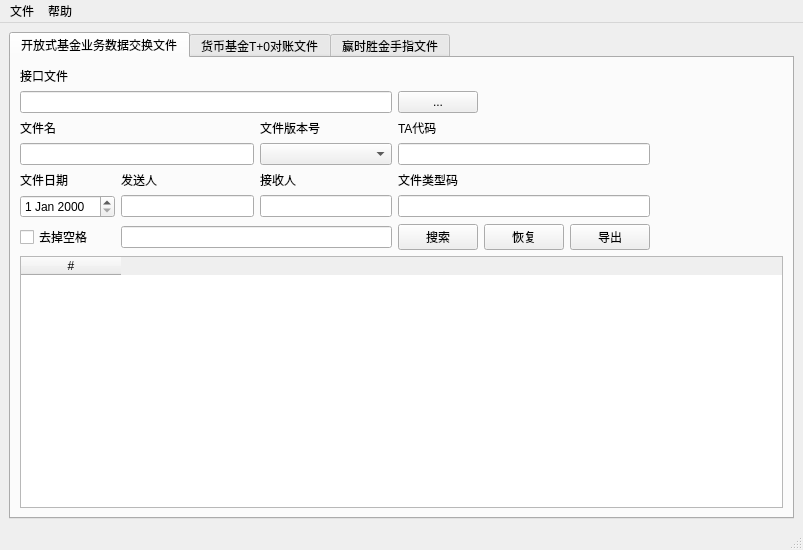
<?xml version="1.0" encoding="UTF-8"?>
<ui version="4.0">
 <class>MainWindow</class>
 <widget class="QMainWindow" name="MainWindow">
  <property name="geometry">
   <rect>
    <x>0</x>
    <y>0</y>
    <width>803</width>
    <height>550</height>
   </rect>
  </property>
  <property name="windowTitle">
   <string>金融业务数据交换文件查看器</string>
  </property>
  <widget class="QWidget" name="centralwidget">
   <layout class="QVBoxLayout" name="verticalLayout">
    <item>
     <widget class="QTabWidget" name="tabWidget">
      <property name="currentIndex">
       <number>0</number>
      </property>
      <widget class="QWidget" name="tab_open_fund_data">
       <attribute name="title">
        <string>开放式基金业务数据交换文件</string>
       </attribute>
       <layout class="QVBoxLayout" name="verticalLayout_4">
        <item>
         <layout class="QGridLayout" name="gridLayout">
          <item row="2" column="0" colspan="2">
           <widget class="QLabel" name="label_8">
            <property name="text">
             <string>文件名</string>
            </property>
           </widget>
          </item>
          <item row="7" column="3" colspan="3">
           <widget class="QLineEdit" name="lineEdit_file_type"/>
          </item>
          <item row="5" column="6">
           <spacer name="horizontalSpacer_3">
            <property name="orientation">
             <enum>Qt::Horizontal</enum>
            </property>
            <property name="sizeHint" stdset="0">
             <size>
              <width>40</width>
              <height>20</height>
             </size>
            </property>
           </spacer>
          </item>
          <item row="5" column="2">
           <widget class="QComboBox" name="comboBox_interface_version"/>
          </item>
          <item row="1" column="0" colspan="3">
           <widget class="QLineEdit" name="lineEdit_interface_file_path"/>
          </item>
          <item row="6" column="1">
           <widget class="QLabel" name="label">
            <property name="text">
             <string>发送人</string>
            </property>
           </widget>
          </item>
          <item row="7" column="1">
           <widget class="QLineEdit" name="lineEdit_sender"/>
          </item>
          <item row="6" column="2">
           <widget class="QLabel" name="label_5">
            <property name="text">
             <string>接收人</string>
            </property>
           </widget>
          </item>
          <item row="7" column="2">
           <widget class="QLineEdit" name="lineEdit_receiver"/>
          </item>
          <item row="1" column="3">
           <widget class="QPushButton" name="button_browse_file">
            <property name="text">
             <string>...</string>
            </property>
           </widget>
          </item>
          <item row="0" column="0" colspan="3">
           <widget class="QLabel" name="label_13">
            <property name="text">
             <string>接口文件</string>
            </property>
           </widget>
          </item>
          <item row="8" column="3">
           <widget class="QPushButton" name="button_search">
            <property name="text">
             <string>搜索</string>
            </property>
           </widget>
          </item>
          <item row="6" column="3" colspan="3">
           <widget class="QLabel" name="label_12">
            <property name="text">
             <string>文件类型码</string>
            </property>
           </widget>
          </item>
          <item row="5" column="0" colspan="2">
           <widget class="QLineEdit" name="lineEdit_filename"/>
          </item>
          <item row="6" column="0">
           <widget class="QLabel" name="label_7">
            <property name="text">
             <string>文件日期</string>
            </property>
           </widget>
          </item>
          <item row="8" column="5">
           <widget class="QPushButton" name="button_export">
            <property name="text">
             <string>导出</string>
            </property>
           </widget>
          </item>
          <item row="8" column="1" colspan="2">
           <widget class="QLineEdit" name="lineEdit_search"/>
          </item>
          <item row="7" column="0">
           <widget class="QDateEdit" name="dateEdit"/>
          </item>
          <item row="2" column="3">
           <widget class="QLabel" name="label_4">
            <property name="text">
             <string>TA代码</string>
            </property>
           </widget>
          </item>
          <item row="5" column="3" colspan="3">
           <widget class="QLineEdit" name="lineEdit_ta_no"/>
          </item>
          <item row="8" column="0">
           <widget class="QCheckBox" name="checkBox_remove_blank">
            <property name="text">
             <string>去掉空格</string>
            </property>
           </widget>
          </item>
          <item row="2" column="2">
           <widget class="QLabel" name="label_10">
            <property name="text">
             <string>文件版本号</string>
            </property>
           </widget>
          </item>
          <item row="8" column="4">
           <widget class="QPushButton" name="button_restore">
            <property name="text">
             <string>恢复</string>
            </property>
           </widget>
          </item>
         </layout>
        </item>
        <item>
         <widget class="QTableWidget" name="tableWidget">
          <column>
           <property name="text">
            <string>#</string>
           </property>
          </column>
         </widget>
        </item>
       </layout>
      </widget>
      <widget class="QWidget" name="tab_monetary_fund_data">
       <attribute name="title">
        <string>货币基金T+0对账文件</string>
       </attribute>
       <layout class="QVBoxLayout" name="verticalLayout_2">
        <item>
         <layout class="QGridLayout" name="gridLayout_3">
          <item row="2" column="5">
           <widget class="QPushButton" name="button_export_monetary">
            <property name="text">
             <string>导出</string>
            </property>
           </widget>
          </item>
          <item row="1" column="6">
           <widget class="QPushButton" name="button_browse_monetary_fund_t0_file">
            <property name="text">
             <string>...</string>
            </property>
           </widget>
          </item>
          <item row="1" column="0" colspan="6">
           <widget class="QLineEdit" name="lineedit_monetary_fund_t0_file_path"/>
          </item>
          <item row="0" column="0">
           <widget class="QLabel" name="label_9">
            <property name="text">
             <string>对账文件</string>
            </property>
           </widget>
          </item>
          <item row="2" column="0">
           <widget class="QCheckBox" name="checkBox_remove_blank_monetary">
            <property name="text">
             <string>去掉空白</string>
            </property>
           </widget>
          </item>
          <item row="2" column="1" colspan="2">
           <widget class="QLineEdit" name="lineEdit_search_monetary"/>
          </item>
          <item row="2" column="3">
           <widget class="QPushButton" name="button_search_monetary">
            <property name="text">
             <string>搜索</string>
            </property>
           </widget>
          </item>
          <item row="2" column="4">
           <widget class="QPushButton" name="button_restore_monetary">
            <property name="text">
             <string>恢复</string>
            </property>
           </widget>
          </item>
          <item row="1" column="7">
           <spacer name="horizontalSpacer">
            <property name="orientation">
             <enum>Qt::Horizontal</enum>
            </property>
            <property name="sizeHint" stdset="0">
             <size>
              <width>40</width>
              <height>20</height>
             </size>
            </property>
           </spacer>
          </item>
         </layout>
        </item>
        <item>
         <widget class="QTableWidget" name="tableWidget_moneytary_fund_t0"/>
        </item>
       </layout>
      </widget>
      <widget class="QWidget" name="tab_ysstech_data">
       <attribute name="title">
        <string>赢时胜金手指文件</string>
       </attribute>
       <layout class="QVBoxLayout" name="verticalLayout_5">
        <item>
         <layout class="QGridLayout" name="gridLayout_2">
          <item row="1" column="1">
           <widget class="QPushButton" name="pushButton">
            <property name="text">
             <string>...</string>
            </property>
           </widget>
          </item>
          <item row="1" column="0">
           <widget class="QLineEdit" name="lineEdit"/>
          </item>
          <item row="0" column="0">
           <widget class="QLabel" name="label_19">
            <property name="text">
             <string>文件路径</string>
            </property>
           </widget>
          </item>
          <item row="0" column="2">
           <widget class="QLabel" name="label_20">
            <property name="text">
             <string>文件类型</string>
            </property>
           </widget>
          </item>
          <item row="1" column="2">
           <widget class="QComboBox" name="comboBox"/>
          </item>
          <item row="1" column="3">
           <widget class="QPushButton" name="pushButton_2">
            <property name="text">
             <string>解析文件</string>
            </property>
           </widget>
          </item>
          <item row="1" column="5">
           <widget class="QPushButton" name="pushButton_3">
            <property name="text">
             <string>保存文件</string>
            </property>
           </widget>
          </item>
         </layout>
        </item>
        <item>
         <widget class="QTableView" name="tableView"/>
        </item>
       </layout>
      </widget>
     </widget>
    </item>
   </layout>
  </widget>
  <widget class="QMenuBar" name="menubar">
   <property name="geometry">
    <rect>
     <x>0</x>
     <y>0</y>
     <width>803</width>
     <height>22</height>
    </rect>
   </property>
   <widget class="QMenu" name="menu">
    <property name="title">
     <string>文件</string>
    </property>
    <addaction name="actionAbout"/>
    <addaction name="separator"/>
    <addaction name="actionExit"/>
   </widget>
   <widget class="QMenu" name="menu_2">
    <property name="title">
     <string>帮助</string>
    </property>
    <addaction name="actionContent"/>
   </widget>
   <addaction name="menu"/>
   <addaction name="menu_2"/>
  </widget>
  <widget class="QStatusBar" name="statusbar"/>
  <action name="actionAbout">
   <property name="text">
    <string>关于</string>
   </property>
  </action>
  <action name="actionExit">
   <property name="text">
    <string>退出</string>
   </property>
  </action>
  <action name="actionContent">
   <property name="text">
    <string>内容</string>
   </property>
  </action>
 </widget>
 <tabstops>
  <tabstop>tabWidget</tabstop>
  <tabstop>lineEdit_interface_file_path</tabstop>
  <tabstop>button_browse_file</tabstop>
  <tabstop>lineEdit_filename</tabstop>
  <tabstop>comboBox_interface_version</tabstop>
  <tabstop>lineEdit_ta_no</tabstop>
  <tabstop>dateEdit</tabstop>
  <tabstop>lineEdit_sender</tabstop>
  <tabstop>lineEdit_receiver</tabstop>
  <tabstop>lineEdit_file_type</tabstop>
  <tabstop>checkBox_remove_blank</tabstop>
  <tabstop>lineEdit_search</tabstop>
  <tabstop>button_search</tabstop>
  <tabstop>button_export</tabstop>
  <tabstop>tableWidget</tabstop>
  <tabstop>lineedit_monetary_fund_t0_file_path</tabstop>
  <tabstop>button_browse_monetary_fund_t0_file</tabstop>
  <tabstop>tableWidget_moneytary_fund_t0</tabstop>
  <tabstop>lineEdit</tabstop>
  <tabstop>pushButton</tabstop>
  <tabstop>comboBox</tabstop>
  <tabstop>pushButton_2</tabstop>
  <tabstop>pushButton_3</tabstop>
  <tabstop>tableView</tabstop>
 </tabstops>
 <resources/>
 <connections/>
</ui>
